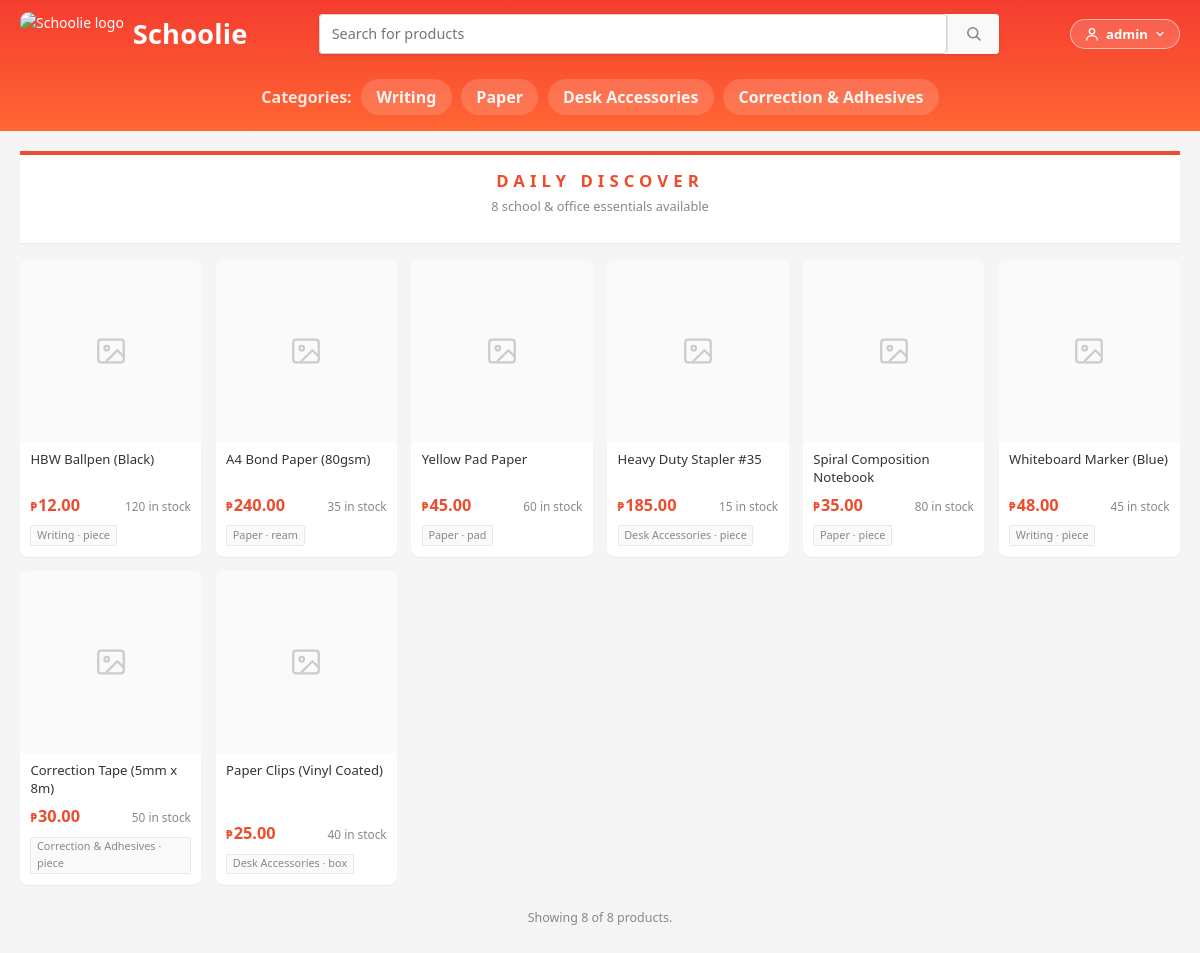
/index.php (signed in), run on the app's committed database.
### tables this page shows
CREATE TABLE products (
  id          INT           AUTO_INCREMENT PRIMARY KEY,
  item_code   VARCHAR(20)   UNIQUE NOT NULL,
  item_name   VARCHAR(100)  NOT NULL,
  description TEXT          NOT NULL,
  category    VARCHAR(50)   NOT NULL,
  unit        VARCHAR(20)   NOT NULL,
  price       DECIMAL(10,2) NOT NULL,
  stock       INT           NOT NULL
);

### config.php (called while the page is built, shortened)
<?php
$CATEGORIES = ['Writing', 'Paper', 'Desk Accessories', 'Correction & Adhesives'];
function upload_path(?string $filename): ?string
{
    if ($filename === null || $filename === '') {
        return null;
    }
    $path = PRODUCT_IMG_DIR . '/' . basename($filename);
    return is_file($path) ? $path : null;
}

### index.php (the view, shortened to what this page needs)
<?php
require_once __DIR__ . '/config.php';
require_once __DIR__ . '/nav.php';
$search   = trim((string) ($_GET['search'] ?? ''));
$category = (string) ($_GET['category'] ?? '');
$filtered = ($search !== '' || $category !== '');
$sql    = 'SELECT p.id, p.item_code, p.item_name, p.category, p.unit, p.price, p.stock,
                  (SELECT pi.filename FROM product_images pi
                   WHERE pi.product_id = p.id ORDER BY pi.id ASC LIMIT 1) AS first_image
           FROM products p WHERE 1=1';
$sql .= ' ORDER BY p.item_code ASC';
$products = false;
$stmt = mysqli_prepare($conn, $sql);
if ($stmt !== false) {
    mysqli_stmt_execute($stmt);
    $products = mysqli_stmt_get_result($stmt);
}
$totalRes = mysqli_query($conn, 'SELECT COUNT(*) AS n FROM products');
$totalProducts = $totalRes ? (int) mysqli_fetch_assoc($totalRes)['n'] : 0;
?>
<!DOCTYPE html>
<html lang="en">
<head>
    <link rel="stylesheet" href="style.css">
</head>
<body>
<header class="topbar">
    <div class="topbar-inner market-head">
        <a class="brand" href="index.php">
            <img class="brand-logo" src="uploads/logo/logo.png" alt="Schoolie logo">
            <span class="brand-name">Schoolie</span>
        </a>
        <form class="market-search" method="get" action="index.php">
            <div class="search-box">
                <input type="search" name="search" value="<?= htmlspecialchars($search, ENT_QUOTES) ?>"
                       placeholder="Search for products" aria-label="Search products">
                <button type="submit" aria-label="Search">
                    <svg viewBox="0 0 24 24" width="17" height="17" fill="none" stroke="currentColor" stroke-width="2.2" stroke-linecap="round" stroke-linejoin="round" aria-hidden="true">
                        <circle cx="11" cy="11" r="7"/><path d="M21 21l-4.3-4.3"/>
                    </svg>
                </button>
            </div>
        </form>
        <?php user_menu(false); ?>
    </div>
    <nav class="trending" aria-label="Category shortcuts">
        <span class="trending-label">Categories:</span>
        <?php foreach ($CATEGORIES as $cat): ?>
            <a href="index.php?category=<?= rawurlencode($cat) ?>"><?= htmlspecialchars($cat) ?></a>
        <?php endforeach; ?>
    </nav>
</header>
<main class="market-main">
    <div class="section-band">
        <?php if ($filtered): ?>
            <h1>Search Results</h1>
            <p class="band-sub">
                &ldquo;<?= htmlspecialchars($search !== '' ? $search : $category, ENT_QUOTES) ?>&rdquo;
                &mdash; <a href="index.php">clear filter</a>
            </p>
        <?php else: ?>
            <h1>Daily Discover</h1>
            <p class="band-sub"><?= $totalProducts ?> school &amp; office essentials available</p>
        <?php endif; ?>
    </div>
    <?php if ($products !== false && mysqli_num_rows($products) > 0): ?>
        <div class="market-grid">
            <?php while ($row = mysqli_fetch_assoc($products)): ?>
                <a class="p-card" href="product.php?id=<?= (int) $row['id'] ?>">
                    <div class="p-img-wrap">
                        <?php if (upload_path($row['first_image']) !== null): ?>
                            <img class="p-img" src="<?= PRODUCT_IMG_URL ?>/<?= rawurlencode(basename($row['first_image'])) ?>"
                                 alt="<?= htmlspecialchars($row['item_name'], ENT_QUOTES) ?>">
                        <?php else: ?>
                            <div class="p-img-empty">
                                <svg viewBox="0 0 24 24" width="34" height="34" fill="none" stroke="currentColor" stroke-width="1.6" stroke-linecap="round" stroke-linejoin="round" aria-hidden="true">
                                    <rect x="3" y="4" width="18" height="16" rx="2"/><circle cx="9" cy="10" r="1.6"/><path d="M21 16l-4.5-4.5L9 19"/>
                                </svg>
                            </div>
                        <?php endif; ?>
                    </div>
                    <div class="p-body">
                        <p class="p-name"><?= htmlspecialchars($row['item_name']) ?></p>
                        <div class="p-meta">
                            <span class="p-price"><span class="cur">&#8369;</span><?= number_format((float) $row['price'], 2) ?></span>
                            <span class="p-stock"><?= (int) $row['stock'] ?> in stock</span>
                        </div>
                        <span class="p-tag"><?= htmlspecialchars($row['category']) ?> &middot; <?= htmlspecialchars($row['unit']) ?></span>
                    </div>
                </a>
            <?php endwhile; ?>
        </div>
        <p class="market-foot">
            Showing <?= mysqli_num_rows($products) ?> of <?= $totalProducts ?> product<?= $totalProducts === 1 ? '' : 's' ?>.
        </p>
    <?php endif; ?>
</main>
</body>
</html>

### nav.php (shortened to what this page needs)
<?php
require_once __DIR__ . '/config.php';
function current_admin(): string
{
    return $_SESSION['admin_username'] ?? 'admin';
}
function user_menu(bool $showViewMarket = false): void
{
    $user = htmlspecialchars(current_admin(), ENT_QUOTES);
    echo '<div class="user-menu">';
    echo '<button type="button" class="user-menu-btn" aria-haspopup="true" aria-expanded="false">';
    echo  '<svg viewBox="0 0 24 24" width="16" height="16" fill="none" stroke="currentColor" stroke-width="2" stroke-linecap="round" stroke-linejoin="round" aria-hidden="true"><circle cx="12" cy="8" r="4"/><path d="M4 21c0-4 3.6-6.5 8-6.5s8 2.5 8 6.5"/></svg>';
    echo  '<span>' . $user . '</span>';
    echo  '<svg class="caret" viewBox="0 0 24 24" width="12" height="12" fill="none" stroke="currentColor" stroke-width="2.4" stroke-linecap="round" stroke-linejoin="round" aria-hidden="true"><path d="M6 9l6 6 6-6"/></svg>';
    echo '</button>';
    echo '</div>';
}

### data on the page
products: item_name "HBW Ballpen (Black)", price "12.00", stock "120", category "Writing", unit "piece"
products: item_name "A4 Bond Paper (80gsm)", price "240.00", stock "35", category "Paper", unit "ream"
products: item_name "Yellow Pad Paper", price "45.00", stock "60", category "Paper", unit "pad"
products: item_name "Heavy Duty Stapler #35", price "185.00", stock "15", category "Desk Accessories", unit "piece"
products: item_name "Spiral Composition Notebook", price "35.00", stock "80", category "Paper", unit "piece"
products: item_name "Whiteboard Marker (Blue)", price "48.00", stock "45", category "Writing", unit "piece"
products: item_name "Correction Tape (5mm x 8m)", price "30.00", stock "50", category "Correction & Adhesives", unit "piece"
products: item_name "Paper Clips (Vinyl Coated)", price "25.00", stock "40", category "Desk Accessories", unit "box"

### other printed values
$user "admin"
$cat "Writing"
$cat "Paper"
$cat "Desk Accessories"
$cat "Correction & Adhesives"
$totalProducts "8"
mysqli_num_rows($products) "8"
